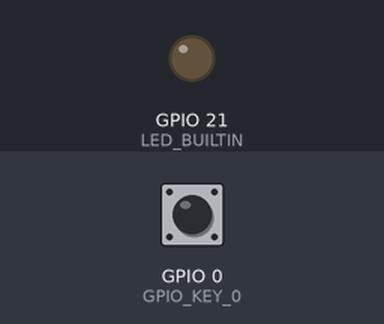
The sketch below on a simulated Seeed XIAO ESP32-S3. Parts: output pins drawn as LEDs (lit = HIGH). Inputs (shaded band) come from the test bench; at power-on: GPIO 0 (GPIO_KEY_0) HIGH.

Above: at 1.2 s.
1.3 s: GPIO 0 (GPIO_KEY_0) pulled LOW for 0.15 s
At 1.37 s:
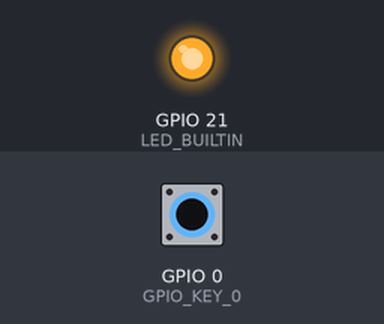
2.9 s: GPIO 0 (GPIO_KEY_0) pulled LOW for 3.2 s
At 7.0 s:
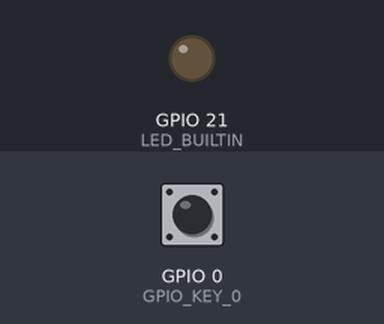
Timing chart, 0 to 8.5 s (numbered marks = the images above; inputs shaded):
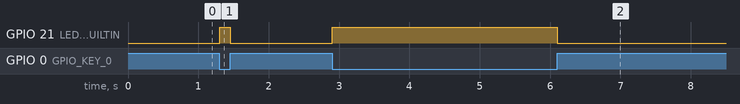

The sketch:

GPIO_Input.ino
```cpp
// GPIO输入
// XIAO ESP32 S3 板载 Key: GPIO_0
// 按键0:配置上拉
static int GPIO_KEY_0 = 0 ;

void setup()
{
  pinMode(LED_BUILTIN, OUTPUT);
  pinMode(GPIO_KEY_0 , INPUT_PULLUP);
}

void loop()
{
  int key = digitalRead(GPIO_KEY_0) ;
  if (key == 1)  // key == 1
  {
    digitalWrite(LED_BUILTIN, LOW);  // LED是输出HIGH的时候熄灭,输出LOW的时候点亮
  }
  else      // key == 0
  {
    digitalWrite(LED_BUILTIN, HIGH);   // turn the LED off by making the voltage LOW
  }
}
```

Measured:
- after the input at 1.3 s, GPIO 21 (LED_BUILTIN): LOW → HIGH at once, → LOW 0.15 s later
- after the input at 2.9 s, GPIO 21 (LED_BUILTIN): LOW → HIGH at once, → LOW 3.2 s later
